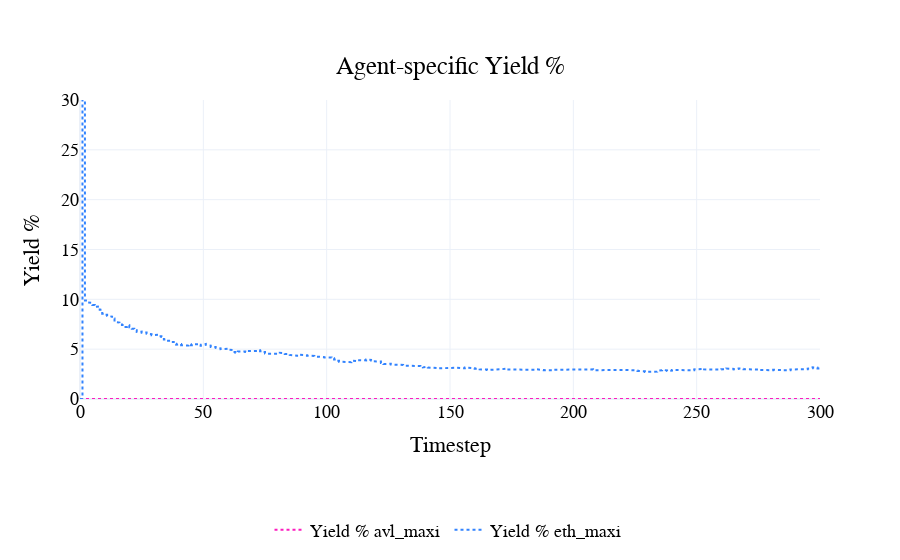

Source (notebook cell):
### Code cell
fig = visualizations.plot_yield_pct(
    df
)
pio.show(fig)

### Figure 1 — Plotly figure (JSON) as saved in the notebook; plotly's stock layout.template omitted (floating-point values rounded to 4 significant figures; data arrays with more than 128 entries replaced by an {"elided": "..."} marker saying what was removed)
{"data": [{"line": {"color": "#FC1CBF", "dash": "dot", "width": 2}, "name": "Yield % avl_maxi ", "type": "scatter", "x": {"elided": "1801 int values"}, "y": {"elided": "1801 int values"}}, {"line": {"color": "#3283FE", "dash": "dot", "width": 2}, "name": "Yield % eth_maxi ", "type": "scatter", "x": {"elided": "1801 int values"}, "y": {"elided": "1801 float values"}}], "layout": {"font": {"color": "black", "family": "Arial", "size": 18}, "hovermode": "x unified", "legend": {"orientation": "h", "x": 0.5, "xanchor": "center", "y": -0.5, "yanchor": "bottom"}, "paper_bgcolor": "rgba(255, 255, 255, 1)", "plot_bgcolor": "rgba(255, 255, 255, 1)", "title": {"text": "Agent-specific Yield %", "x": 0.5, "xanchor": "center", "y": 0.9, "yanchor": "top"}, "xaxis": {"title": {"text": "Timestep"}}, "yaxis": {"range": [0, 30], "title": {"text": "Yield %"}}}}
